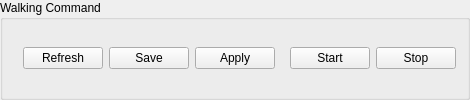
       <widget class="QGroupBox" name="groupBox_walking_command">
        <property name="title">
         <string>Walking Command</string>
        </property>
        <layout class="QHBoxLayout" name="horizontalLayout">
         <item>
          <widget class="QWidget" name="widget" native="true">
           <layout class="QHBoxLayout" name="horizontalLayout_7">
            <item>
             <widget class="QPushButton" name="button_param_refresh">
              <property name="text">
               <string>Refresh</string>
              </property>
             </widget>
            </item>
            <item>
             <widget class="QPushButton" name="button_param_save">
              <property name="text">
               <string>Save</string>
              </property>
             </widget>
            </item>
            <item>
             <widget class="QPushButton" name="button_param_apply">
              <property name="text">
               <string>Apply</string>
              </property>
              <property name="shortcut">
               <string>\</string>
              </property>
             </widget>
            </item>
           </layout>
          </widget>
         </item>
         <item>
          <widget class="QPushButton" name="button_walking_start">
           <property name="text">
            <string>Start</string>
           </property>
           <property name="shortcut">
            <string>F12</string>
           </property>
          </widget>
         </item>
         <item>
          <widget class="QPushButton" name="button_walking_stop">
           <property name="text">
            <string>Stop</string>
           </property>
           <property name="shortcut">
            <string>Esc</string>
           </property>
          </widget>
         </item>
        </layout>
       </widget>
